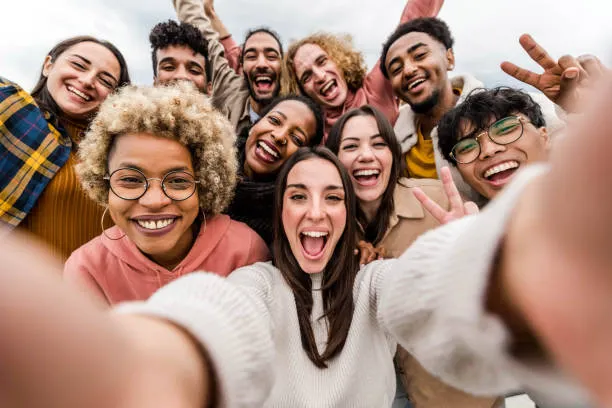
#> input picture python baisakh 30/attendence-system/data/group.png, 612 x 408 px, found by its file name
$ python basic.py
#> lines starting #> are read from the running program, lines starting #| are printed output that depends on the picture; after the words box and inside, x2 and y2 are one past the last pixel; in counts of white or black regions, pixels touching at a corner belong together
import cv2

# [9 lines of commented-out code are left out]

face_cascade = cv2.CascadeClassifier(
    "venv/lib/python3.12/site-packages/cv2/data/haarcascade_frontalface_alt2.xml"
)

# original image
img = cv2.imread("group.png")
#> img is the input picture: shape (408, 612, 3); mean B, G, R 125.2, 139.5, 171.4

# gray image
gray_img = cv2.cvtColor(img, cv2.COLOR_BGR2GRAY)
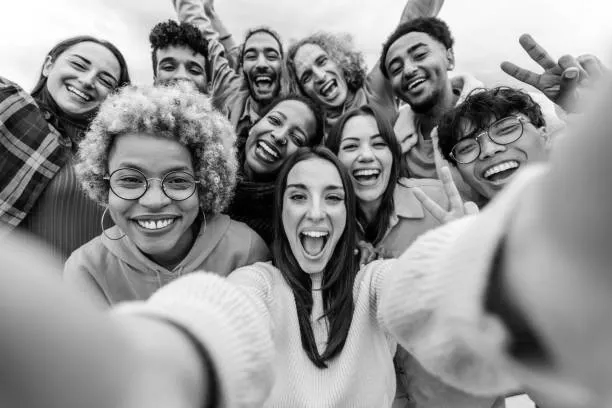
#> gray_img: shape (408, 612); min 0, max 255, mean 147.4

# detect faces
# Detect faces in the gray image
faces = face_cascade.detectMultiScale(gray_img, scaleFactor=1.1, minNeighbors=4)
#> faces = [[235, 34, 55, 55], [289, 220, 50, 50], [331, 117, 69, 69], [271, 162, 88, 88], [98, 135, 116, 116]]
# scaleFactor is a parameter specifying how much the image size is reduced at each image scale.
# The larger the scale factor is, the less the image is reduced, and the longer it takes to detect faces.
# minNeighbors is a parameter specifying how many neighbors each candidate rectangle should have to retain it.
# The more neighbors you require, the more accurate the detection is, but the longer it takes.

# # show rectangles for faces
for x, y, w, h in faces:
    cv2.rectangle(img, (x, y), (x + w, y + h), (255, 0, 0), 2)
#> this loop made 5 passes
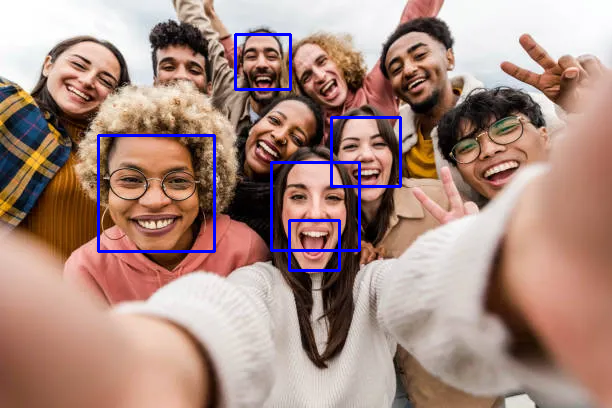
#> img: shape (408, 612, 3); 1.79% of pixels changed, all inside (x1, y1, x2, y2) = (97, 33, 402, 272)


cv2.imshow("image", img)
cv2.waitKey(0)
cv2.destroyAllWindows()

$ run again, with python baisakh 30/attendence-system/data/2faces.png copied over python baisakh 30/attendence-system/data/group.png
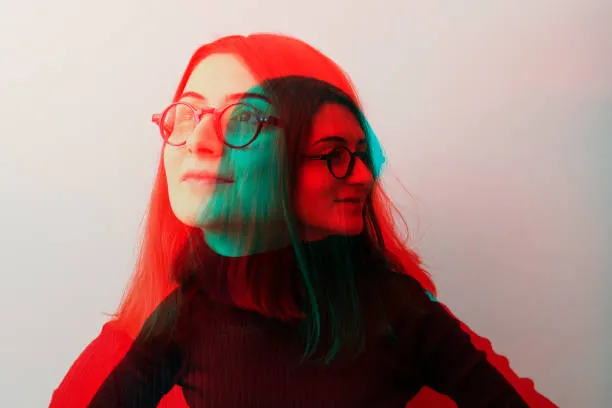
#> input picture python baisakh 30/attendence-system/data/2faces.png, 612 x 408 px, found by its file name
#> img is the input picture: shape (408, 612, 3); mean B, G, R 126.2, 130.9, 163.3
#> `gray_img = cv2.cvtColor(img, cv2.COLOR_BGR2GRAY)`:
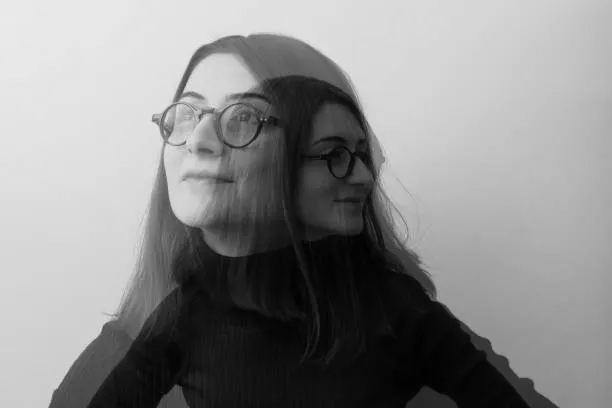
#> gray_img: shape (408, 612); min 1, max 234, mean 140.1
#> faces = [[289, 116, 106, 106]]
#> the loop `for x, y, w, h in faces:` made 1 pass
#> after the loop `for x, y, w, h in faces:`:
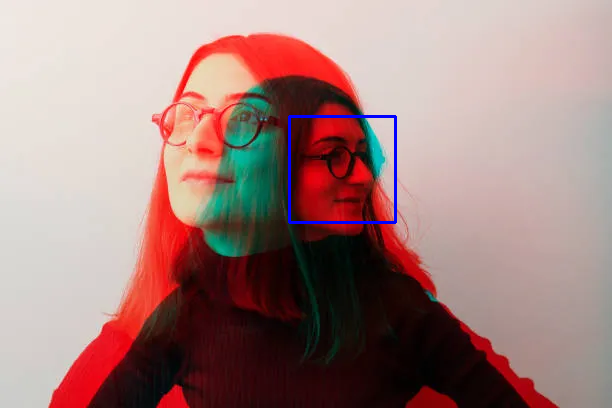
#> img: shape (408, 612, 3); 0.51% of pixels changed, all inside (x1, y1, x2, y2) = (288, 115, 397, 224)

$ run again, with python baisakh 30/attendence-system/data/image copy.png copied over python baisakh 30/attendence-system/data/group.png
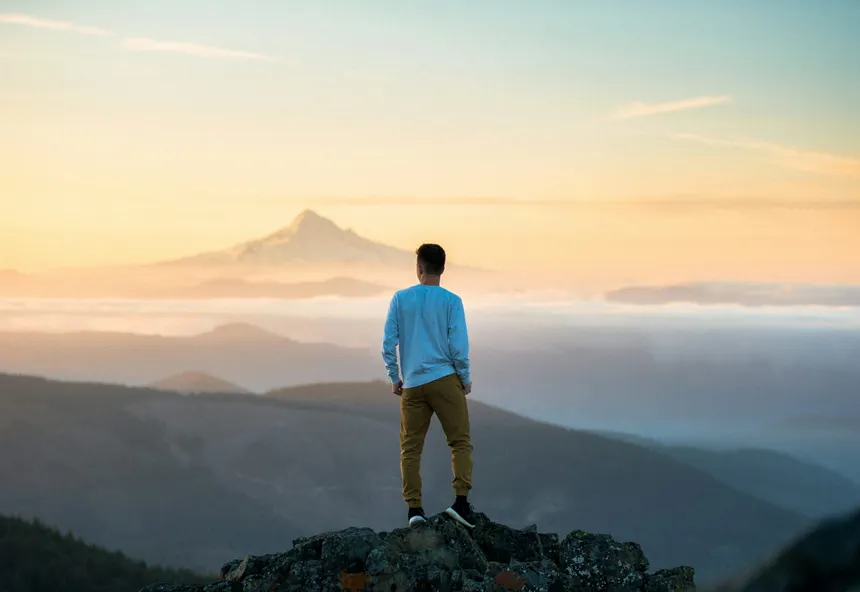
#> input picture python baisakh 30/attendence-system/data/image copy.png, 860 x 592 px, found by its file name
#> img is the input picture: shape (592, 860, 3); mean B, G, R 148.4, 162.6, 164.3
#> `gray_img = cv2.cvtColor(img, cv2.COLOR_BGR2GRAY)`:
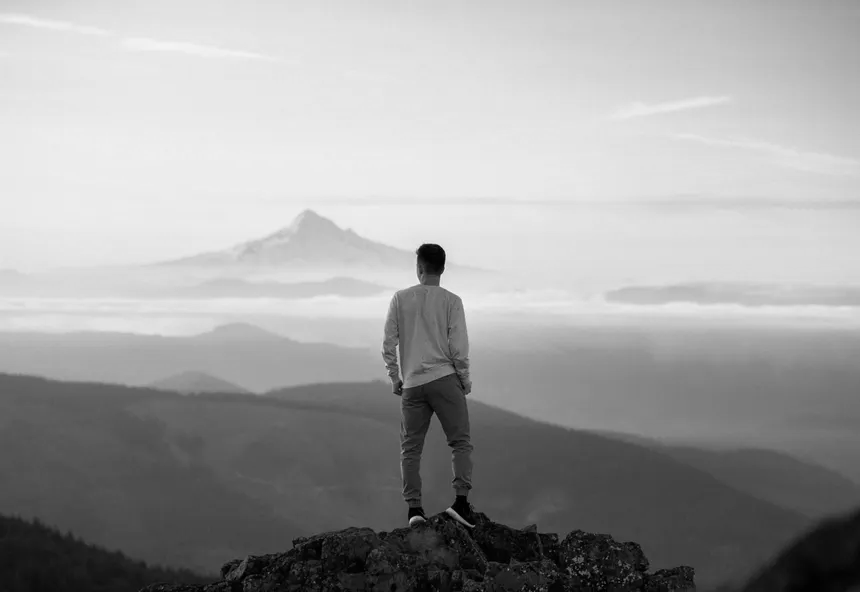
#> gray_img: shape (592, 860); min 0, max 248, mean 161.5
#> faces = ()
